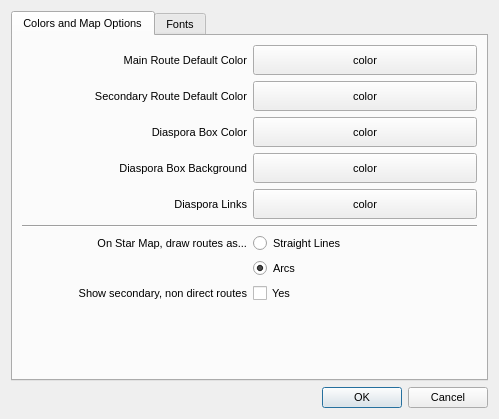
<?xml version="1.0" encoding="UTF-8"?>
<ui version="4.0">
 <class>PreferencesDialog</class>
 <widget class="QDialog" name="PreferencesDialog">
  <property name="geometry">
   <rect>
    <x>0</x>
    <y>0</y>
    <width>499</width>
    <height>419</height>
   </rect>
  </property>
  <property name="sizePolicy">
   <sizepolicy hsizetype="Fixed" vsizetype="Fixed">
    <horstretch>0</horstretch>
    <verstretch>0</verstretch>
   </sizepolicy>
  </property>
  <property name="font">
   <font>
    <pointsize>8</pointsize>
   </font>
  </property>
  <property name="windowTitle">
   <string>Preferen ces</string>
  </property>
  <property name="styleSheet">
   <string notr="true"/>
  </property>
  <layout class="QVBoxLayout" name="verticalLayout_3">
   <item>
    <widget class="QTabWidget" name="tabWidget">
     <property name="currentIndex">
      <number>0</number>
     </property>
     <widget class="QWidget" name="tab">
      <attribute name="title">
       <string>Colors and Map Options</string>
      </attribute>
      <layout class="QVBoxLayout" name="verticalLayout_5">
       <item>
        <layout class="QVBoxLayout" name="verticalLayout_4">
         <item>
          <layout class="QVBoxLayout" name="verticalLayout_2">
           <item>
            <layout class="QGridLayout" name="gridLayout">
             <item row="0" column="2">
              <widget class="QtColorPicker" name="colorMainRoute">
               <property name="minimumSize">
                <size>
                 <width>100</width>
                 <height>30</height>
                </size>
               </property>
               <property name="text">
                <string>color</string>
               </property>
              </widget>
             </item>
             <item row="1" column="2">
              <widget class="QtColorPicker" name="colorSecondary">
               <property name="minimumSize">
                <size>
                 <width>100</width>
                 <height>30</height>
                </size>
               </property>
               <property name="text">
                <string>color</string>
               </property>
              </widget>
             </item>
             <item row="2" column="2">
              <widget class="QtColorPicker" name="colorDiasporaBox">
               <property name="minimumSize">
                <size>
                 <width>100</width>
                 <height>30</height>
                </size>
               </property>
               <property name="text">
                <string>color</string>
               </property>
              </widget>
             </item>
             <item row="3" column="2">
              <widget class="QtColorPicker" name="colorDiasporaBoxBackground">
               <property name="minimumSize">
                <size>
                 <width>100</width>
                 <height>30</height>
                </size>
               </property>
               <property name="text">
                <string>color</string>
               </property>
              </widget>
             </item>
             <item row="4" column="2">
              <widget class="QtColorPicker" name="colorDiasporaLinks">
               <property name="minimumSize">
                <size>
                 <width>100</width>
                 <height>30</height>
                </size>
               </property>
               <property name="text">
                <string>color</string>
               </property>
              </widget>
             </item>
             <item row="6" column="2">
              <widget class="QRadioButton" name="rdoStraightLines">
               <property name="text">
                <string>Straight Lines</string>
               </property>
              </widget>
             </item>
             <item row="7" column="2">
              <widget class="QRadioButton" name="rdoArcs">
               <property name="text">
                <string>Arcs</string>
               </property>
               <property name="checked">
                <bool>true</bool>
               </property>
              </widget>
             </item>
             <item row="8" column="2">
              <widget class="QCheckBox" name="chkShowSecondaryRoutes">
               <property name="text">
                <string>Yes</string>
               </property>
              </widget>
             </item>
             <item row="5" column="1" colspan="2">
              <widget class="Line" name="line">
               <property name="orientation">
                <enum>Qt::Horizontal</enum>
               </property>
              </widget>
             </item>
             <item row="0" column="1">
              <widget class="QLabel" name="label">
               <property name="text">
                <string>Main Route Default Color</string>
               </property>
               <property name="alignment">
                <set>Qt::AlignRight|Qt::AlignTrailing|Qt::AlignVCenter</set>
               </property>
              </widget>
             </item>
             <item row="1" column="1">
              <widget class="QLabel" name="label_2">
               <property name="text">
                <string>Secondary Route Default Color</string>
               </property>
               <property name="alignment">
                <set>Qt::AlignRight|Qt::AlignTrailing|Qt::AlignVCenter</set>
               </property>
              </widget>
             </item>
             <item row="2" column="1">
              <widget class="QLabel" name="label_3">
               <property name="text">
                <string>Diaspora Box Color</string>
               </property>
               <property name="alignment">
                <set>Qt::AlignRight|Qt::AlignTrailing|Qt::AlignVCenter</set>
               </property>
              </widget>
             </item>
             <item row="3" column="1">
              <widget class="QLabel" name="label_4">
               <property name="text">
                <string>Diaspora Box Background</string>
               </property>
               <property name="alignment">
                <set>Qt::AlignRight|Qt::AlignTrailing|Qt::AlignVCenter</set>
               </property>
              </widget>
             </item>
             <item row="4" column="1">
              <widget class="QLabel" name="label_5">
               <property name="text">
                <string>Diaspora Links</string>
               </property>
               <property name="alignment">
                <set>Qt::AlignRight|Qt::AlignTrailing|Qt::AlignVCenter</set>
               </property>
              </widget>
             </item>
             <item row="6" column="1">
              <widget class="QLabel" name="label_6">
               <property name="text">
                <string>On Star Map, draw routes as...</string>
               </property>
               <property name="alignment">
                <set>Qt::AlignRight|Qt::AlignTrailing|Qt::AlignVCenter</set>
               </property>
              </widget>
             </item>
             <item row="8" column="1">
              <widget class="QLabel" name="label_7">
               <property name="text">
                <string>Show secondary, non direct routes</string>
               </property>
               <property name="alignment">
                <set>Qt::AlignRight|Qt::AlignTrailing|Qt::AlignVCenter</set>
               </property>
              </widget>
             </item>
            </layout>
           </item>
          </layout>
         </item>
         <item>
          <spacer name="verticalSpacer">
           <property name="orientation">
            <enum>Qt::Vertical</enum>
           </property>
           <property name="sizeHint" stdset="0">
            <size>
             <width>20</width>
             <height>40</height>
            </size>
           </property>
          </spacer>
         </item>
        </layout>
       </item>
      </layout>
     </widget>
     <widget class="QWidget" name="tab_2">
      <attribute name="title">
       <string>Fonts</string>
      </attribute>
      <layout class="QVBoxLayout" name="verticalLayout_6">
       <item>
        <layout class="QVBoxLayout" name="verticalLayout">
         <item>
          <layout class="QGridLayout" name="gridLayout_2" columnstretch="0,0,0">
           <item row="1" column="1" rowspan="5" colspan="2">
            <widget class="FontPreviewWidget" name="fontSelector" native="true">
             <property name="minimumSize">
              <size>
               <width>0</width>
               <height>150</height>
              </size>
             </property>
            </widget>
           </item>
           <item row="1" column="0">
            <widget class="QToolButton" name="btnTitleFont">
             <property name="minimumSize">
              <size>
               <width>170</width>
               <height>0</height>
              </size>
             </property>
             <property name="text">
              <string>Title Font</string>
             </property>
             <property name="checkable">
              <bool>true</bool>
             </property>
            </widget>
           </item>
           <item row="2" column="0">
            <widget class="QToolButton" name="btnAspectTitleFont">
             <property name="minimumSize">
              <size>
               <width>170</width>
               <height>0</height>
              </size>
             </property>
             <property name="text">
              <string>Aspect Title Font</string>
             </property>
             <property name="checkable">
              <bool>true</bool>
             </property>
            </widget>
           </item>
           <item row="3" column="0">
            <widget class="QToolButton" name="btnBodyFont">
             <property name="minimumSize">
              <size>
               <width>170</width>
               <height>0</height>
              </size>
             </property>
             <property name="text">
              <string>Body Font</string>
             </property>
             <property name="checkable">
              <bool>true</bool>
             </property>
            </widget>
           </item>
           <item row="4" column="0">
            <widget class="QToolButton" name="btnSmallFont">
             <property name="minimumSize">
              <size>
               <width>170</width>
               <height>0</height>
              </size>
             </property>
             <property name="text">
              <string>Small Font</string>
             </property>
             <property name="checkable">
              <bool>true</bool>
             </property>
            </widget>
           </item>
           <item row="5" column="0">
            <spacer name="verticalSpacer_2">
             <property name="orientation">
              <enum>Qt::Vertical</enum>
             </property>
             <property name="sizeHint" stdset="0">
              <size>
               <width>20</width>
               <height>40</height>
              </size>
             </property>
            </spacer>
           </item>
          </layout>
         </item>
        </layout>
       </item>
      </layout>
     </widget>
    </widget>
   </item>
   <item>
    <layout class="QHBoxLayout" name="horizontalLayout_2">
     <item>
      <spacer name="horizontalSpacer_6">
       <property name="orientation">
        <enum>Qt::Horizontal</enum>
       </property>
       <property name="sizeHint" stdset="0">
        <size>
         <width>40</width>
         <height>20</height>
        </size>
       </property>
      </spacer>
     </item>
     <item>
      <widget class="QDialogButtonBox" name="buttonBox">
       <property name="orientation">
        <enum>Qt::Horizontal</enum>
       </property>
       <property name="standardButtons">
        <set>QDialogButtonBox::Cancel|QDialogButtonBox::Ok</set>
       </property>
      </widget>
     </item>
    </layout>
   </item>
  </layout>
  <action name="action_Title_Font">
   <property name="checkable">
    <bool>true</bool>
   </property>
   <property name="text">
    <string>Title Font</string>
   </property>
  </action>
  <action name="action_Aspect_Title_Font">
   <property name="checkable">
    <bool>true</bool>
   </property>
   <property name="text">
    <string>Aspect Title Font</string>
   </property>
  </action>
  <action name="action_Body_Font">
   <property name="checkable">
    <bool>true</bool>
   </property>
   <property name="text">
    <string>Body Font</string>
   </property>
  </action>
  <action name="action_Small_Font">
   <property name="checkable">
    <bool>true</bool>
   </property>
   <property name="text">
    <string>Small Font</string>
   </property>
  </action>
 </widget>
 <customwidgets>
  <customwidget>
   <class>QtColorPicker</class>
   <extends>QPushButton</extends>
   <header>qtcolorpicker.h</header>
  </customwidget>
  <customwidget>
   <class>FontPreviewWidget</class>
   <extends>QWidget</extends>
   <header>widgets/fontpreviewwidget.h</header>
   <container>1</container>
  </customwidget>
 </customwidgets>
 <resources/>
 <connections>
  <connection>
   <sender>buttonBox</sender>
   <signal>accepted()</signal>
   <receiver>PreferencesDialog</receiver>
   <slot>accept()</slot>
   <hints>
    <hint type="sourcelabel">
     <x>248</x>
     <y>254</y>
    </hint>
    <hint type="destinationlabel">
     <x>157</x>
     <y>274</y>
    </hint>
   </hints>
  </connection>
  <connection>
   <sender>buttonBox</sender>
   <signal>rejected()</signal>
   <receiver>PreferencesDialog</receiver>
   <slot>reject()</slot>
   <hints>
    <hint type="sourcelabel">
     <x>316</x>
     <y>260</y>
    </hint>
    <hint type="destinationlabel">
     <x>286</x>
     <y>274</y>
    </hint>
   </hints>
  </connection>
 </connections>
</ui>
